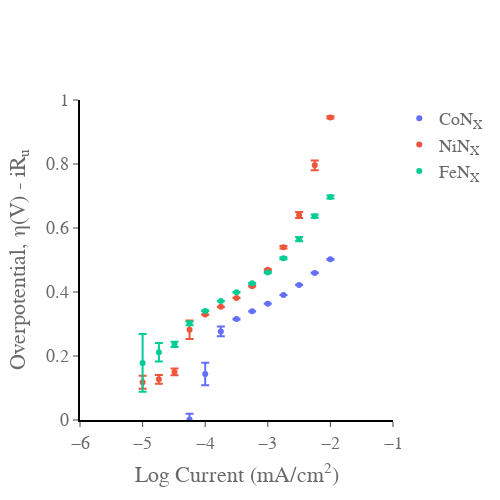

Notebook source saved alongside this figure:
### Code cell
import plotly.graph_objects as go
import numpy as np
import pandas as pd
import plotly.express as px
from pandas import DataFrame as df
from EC_data_processing_lib import get_header_length
from EC_data_processing_lib import get_decimal_separator

currentcorrect = 1000 #converts to mA to A in the log
areacorrect = 1 #converts the surface area in the log
cal = 0.309 #calibration of the Hg/HgO electrode to switch to OER 
fig = go.Figure()

CoNx_dict = {
'Ru' : 0.85,  #measured resistance in ohms
'data' : 'Data/2022_01_05 CoNx Ti electrode1_04_CP_C05.mpt', #file path the slash needs to be '/' rather than the '\' which is automatic
'label' : 'CoN<sub>X</sub>',
}

NiNx_dict = {
'Ru' : 0.85,  #measured resistance in ohms
'data' : 'Data/2022_01_04 NiNx Ti electrode1_04_CP_C05.mpt',
'label' : 'NiN<sub>X</sub>',
}

FeNx_dict = {
'Ru' : 0.85,  #measured resistance in ohms
'data' : 'Data/2022_01_11 FeNx Ti electrode set1_04_CP_C05.mpt',
'label' : 'FeN<sub>X</sub>',
}

dataset = [CoNx_dict, NiNx_dict, FeNx_dict]

for i in dataset:
    headerlength = get_header_length(i['data'])
    data = pd.read_csv(i['data'], encoding='ansi', sep="\t", decimal=get_decimal_separator(i['data']),  skiprows=range(headerlength))
    exp = data['Ns']
    Nexp = exp[-1:] + 1
    voltage = data['<Ewe>/V']
    current = data['control/mA']
    voltage_corrected = data['<Ewe>/V'] - data['control/mA'] * i['Ru']/1000 - cal #does the iR correction converts to overpotential
    j = 0
    Tafel = []
    for j in range(int(Nexp)):
        v = df.mean(voltage_corrected.loc[exp==j])
        verr = df.std(voltage_corrected.loc[exp==j])
        J = current / currentcorrect / areacorrect
        logJ = np.log10(J.loc[exp==j])
        logJ = logJ.iloc[0:1] 
        logJ = float(logJ)
        logJ = np.round(logJ,2)
        Tafel.append([v, verr, logJ]) 
    Tafel = np.array(Tafel)
    
    fig.add_trace(go.Scatter(
        x=Tafel[:,2],
        y=Tafel[:,0],
        error_y=dict(
            type='data',
            #color = colors,
            array=Tafel[:,1],
            visible=True),
        name= i['label']
        ))
fig.update_xaxes(range=[-6, -1.0],
    nticks=10,
    ticks='outside',
    showgrid=False, gridwidth=1, gridcolor='grey',
    zeroline=False, zerolinecolor='grey', zerolinewidth= 1,
    showline=True, linewidth=2, linecolor='black')

fig.update_yaxes(range=[0, 1],
    nticks=10,
    showgrid=False, gridwidth=1, gridcolor='grey',
    ticks='outside',
    zeroline=True, zerolinecolor='grey', zerolinewidth= 1,
    showline=True, linewidth=2, linecolor='black')
fig.update_layout(
    xaxis_title="Log Current (mA/cm<sup>2</sup>)",
    yaxis_title="Overpotential, η(V) - iR<sub>u</sub>",
    font=dict(
        family="Times New Roman, monospace",
        size=18,
        color="dimgrey",
    )
)
fig.update_traces(mode='markers',
marker_colorscale=px.colors.sequential.Viridis
     )
fig.update_layout({
    "plot_bgcolor": "rgba(0, 0, 0, 0)",
    'paper_bgcolor': 'rgba(0, 0, 0, 0)',
})
fig.update_layout(
    width = 500,
    height = 500)
fig.show()
fig.write_image('Tafel.pdf')

### Figure 1 — Plotly figure (JSON) as saved in the notebook; plotly's stock layout.template omitted (floating-point values rounded to 4 significant figures)
{"data": [{"error_y": {"array": [0.01407, 0.02179, 0.01041, 0.01802, 0.0352, 0.01525, 0.001176, 0.0003837, 0.00016, 0.0001807, 0.000549, 0.0009986, 0.001104], "type": "data", "visible": true}, "marker": {"colorscale": [[0, "#440154"], [0.1111, "#482878"], [0.2222, "#3e4989"], [0.3333, "#31688e"], [0.4444, "#26828e"], [0.5556, "#1f9e89"], [0.6667, "#35b779"], [0.7778, "#6ece58"], [0.8889, "#b5de2b"], [1, "#fde725"]]}, "mode": "markers", "name": "CoN<sub>X</sub>", "type": "scatter", "x": [-5, -4.74, -4.49, -4.25, -4, -3.75, -3.5, -3.25, -3, -2.75, -2.5, -2.25, -2], "y": [-0.02406, -0.03586, -0.05568, 0.001752, 0.1436, 0.2769, 0.3153, 0.3395, 0.3636, 0.3904, 0.4221, 0.4596, 0.5022]}, {"error_y": {"array": [0.02056, 0.01351, 0.01069, 0.02876, 0.0006895, 0.0002952, 0.0005558, 0.000858, 0.001653, 0.00366, 0.009557, 0.01519, 0.003351], "type": "data", "visible": true}, "marker": {"colorscale": [[0, "#440154"], [0.1111, "#482878"], [0.2222, "#3e4989"], [0.3333, "#31688e"], [0.4444, "#26828e"], [0.5556, "#1f9e89"], [0.6667, "#35b779"], [0.7778, "#6ece58"], [0.8889, "#b5de2b"], [1, "#fde725"]]}, "mode": "markers", "name": "NiN<sub>X</sub>", "type": "scatter", "x": [-5, -4.74, -4.49, -4.25, -4, -3.75, -3.5, -3.25, -3, -2.75, -2.5, -2.25, -2], "y": [0.1181, 0.1272, 0.1503, 0.282, 0.3294, 0.3536, 0.3816, 0.4183, 0.4695, 0.5397, 0.6406, 0.7958, 0.9456]}, {"error_y": {"array": [0.0903, 0.02888, 0.007921, 0.005894, 0.001173, 0.0006448, 0.0008031, 0.0009543, 0.001301, 0.003183, 0.006591, 0.005371, 0.004568], "type": "data", "visible": true}, "marker": {"colorscale": [[0, "#440154"], [0.1111, "#482878"], [0.2222, "#3e4989"], [0.3333, "#31688e"], [0.4444, "#26828e"], [0.5556, "#1f9e89"], [0.6667, "#35b779"], [0.7778, "#6ece58"], [0.8889, "#b5de2b"], [1, "#fde725"]]}, "mode": "markers", "name": "FeN<sub>X</sub>", "type": "scatter", "x": [-5, -4.74, -4.49, -4.25, -4, -3.75, -3.5, -3.25, -3, -2.75, -2.5, -2.25, -2], "y": [0.1782, 0.2119, 0.2364, 0.3023, 0.3406, 0.3715, 0.3989, 0.427, 0.4609, 0.5055, 0.5653, 0.637, 0.6966]}], "layout": {"font": {"color": "dimgrey", "family": "Times New Roman, monospace", "size": 18}, "height": 500, "paper_bgcolor": "rgba(0, 0, 0, 0)", "plot_bgcolor": "rgba(0, 0, 0, 0)", "width": 500, "xaxis": {"gridcolor": "grey", "gridwidth": 1, "linecolor": "black", "linewidth": 2, "nticks": 10, "range": [-6, -1], "showgrid": false, "showline": true, "ticks": "outside", "title": {"text": "Log Current (mA/cm<sup>2</sup>)"}, "zeroline": false, "zerolinecolor": "grey", "zerolinewidth": 1}, "yaxis": {"gridcolor": "grey", "gridwidth": 1, "linecolor": "black", "linewidth": 2, "nticks": 10, "range": [0, 1], "showgrid": false, "showline": true, "ticks": "outside", "title": {"text": "Overpotential, η(V) - iR<sub>u</sub>"}, "zeroline": true, "zerolinecolor": "grey", "zerolinewidth": 1}}}
